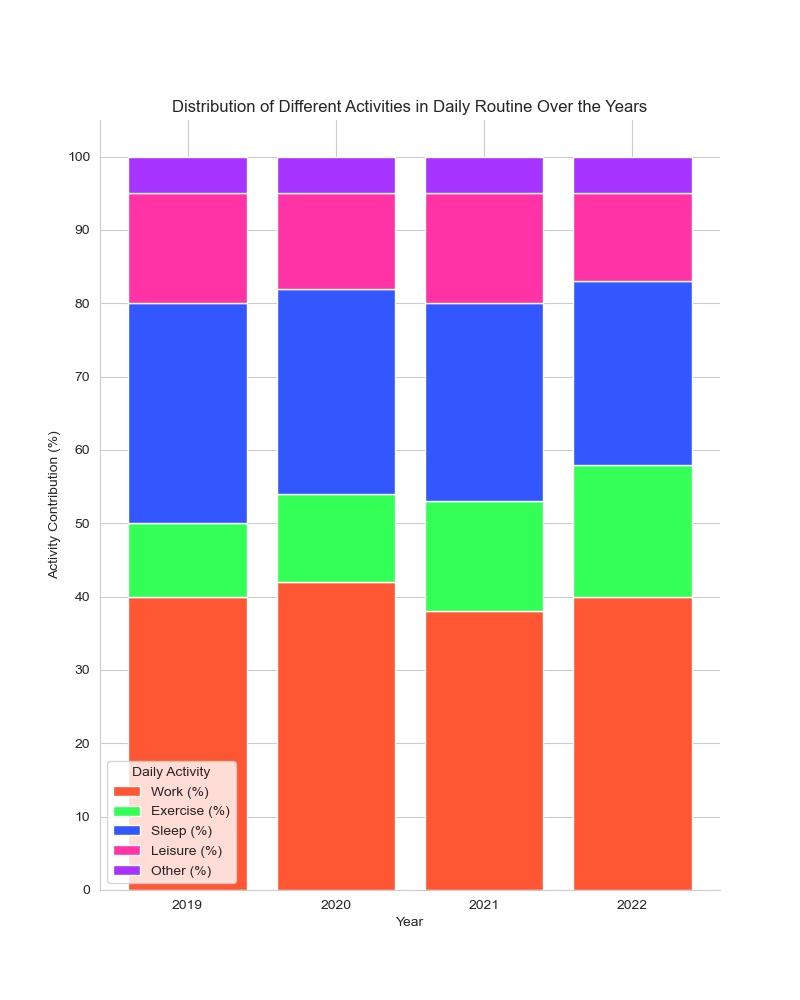

Python code for this plot:

import pandas as pd
import matplotlib.pyplot as plt
import seaborn as sns

# Input data
data = [
    {'Year': 2019, 'Work (%)': 40, 'Exercise (%)': 10, 'Sleep (%)': 30, 'Leisure (%)': 15, 'Other (%)': 5},
    {'Year': 2020, 'Work (%)': 42, 'Exercise (%)': 12, 'Sleep (%)': 28, 'Leisure (%)': 13, 'Other (%)': 5},
    {'Year': 2021, 'Work (%)': 38, 'Exercise (%)': 15, 'Sleep (%)': 27, 'Leisure (%)': 15, 'Other (%)': 5},
    {'Year': 2022, 'Work (%)': 40, 'Exercise (%)': 18, 'Sleep (%)': 25, 'Leisure (%)': 12, 'Other (%)': 5}
]

# Create a DataFrame
df = pd.DataFrame(data)

# Set the index to 'Year'
df.set_index('Year', inplace=True)

# Normalize data to 100%
df_normalized = df.div(df.sum(axis=1), axis=0) * 100

# Define colors for each stack
colors = ['#FF5733', '#33FF57', '#3357FF', '#FF33A6', '#A633FF']

# Setup seaborn style
sns.set_style('whitegrid')

# Plotting
plt.figure(figsize=(8, 10))

# Creating the bar stacks
bottom = None
bar_width = 0.8
for (columnName, columnData), color in zip(df_normalized.iteritems(), colors):
    plt.bar(df_normalized.index, columnData, bottom=bottom, color=color, label=columnName, edgecolor='white', width=bar_width)
    bottom = columnData if bottom is None else bottom + columnData

# Add legend
plt.legend(title="Daily Activity")

# Formatting the plot
plt.title('Distribution of Different Activities in Daily Routine Over the Years')
plt.xlabel('Year')
plt.ylabel('Activity Contribution (%)')
plt.yticks(range(0, 101, 10))
plt.xticks(df_normalized.index)
sns.despine()  # Remove the top and right spines

# Show the plot
plt.show()
